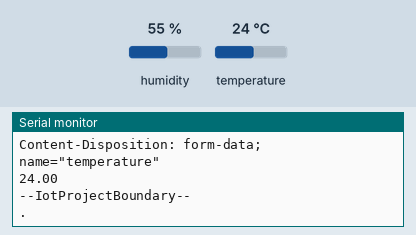
Recording of a sketch running on a simulated ESP32. Shown: the last lines printed to the serial monitor. The test bench sets the inputs (shaded band); at power-on: temperature 24 °C, humidity 55 %. WiFi joins after 1.5 s; servers stay silent unless stated; uploads are accepted with an empty reply; the camera gives no picture.

Above: at 3.4 s.
3.5 s: temperature set to 12 °C
At 4.5 s:
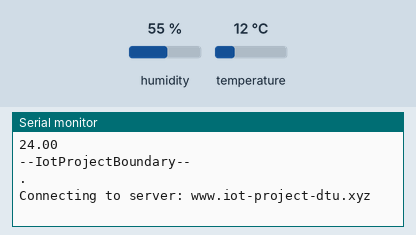
8.0 s: temperature set to 19 °C
At 9.9 s:
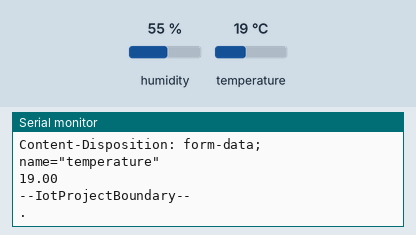
Timing chart, 0 to 11.4 s (numbered marks = the images above; inputs shaded):
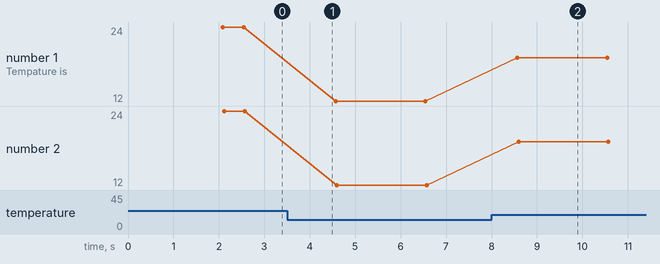

The sketch:

ESP32_CAM.ino
```cpp
// The following code was largely inspired by the guide on the following webpage: https://randomnerdtutorials.com/esp32-cam-http-post-php-arduino/

#include <Arduino.h>
#include <WiFi.h>
#include "soc/soc.h"
#include "soc/rtc_cntl_reg.h"
#include "esp_camera.h"
#include "DHT.h"

const char* ssid = "Johans iPhone";
const char* password = "********";

String serverName = "www.iot-project-dtu.xyz";
//String serverName = "example.com";

String serverPath = "/api/upload";
const int serverPort = 80;
WiFiClient client;

// CAMERA_MODEL_AI_THINKER
#define PWDN_GPIO_NUM     32
#define RESET_GPIO_NUM    -1
#define XCLK_GPIO_NUM      0
#define SIOD_GPIO_NUM     26
#define SIOC_GPIO_NUM     27

#define Y9_GPIO_NUM       35
#define Y8_GPIO_NUM       34
#define Y7_GPIO_NUM       39
#define Y6_GPIO_NUM       36
#define Y5_GPIO_NUM       21
#define Y4_GPIO_NUM       19
#define Y3_GPIO_NUM       18
#define Y2_GPIO_NUM        5
#define VSYNC_GPIO_NUM    25
#define HREF_GPIO_NUM     23
#define PCLK_GPIO_NUM     22


// Initialize DHT sensor.
const int DHTPin = 13;
#define DHTTYPE DHT11
DHT dht(DHTPin, DHTTYPE);

// Temporary variables
static char celsiusTemp[7];
static char fahrenheitTemp[7];
static char humidityTemp[7];
String temperature;
String prev = "0";

const int timerInterval = 2000;    // time between each HTTP POST image
unsigned long previousMillis = 0;   // last time image was sent

void setup() {
  WRITE_PERI_REG(RTC_CNTL_BROWN_OUT_REG, 0);
  Serial.begin(115200);

  dht.begin();
  WiFi.mode(WIFI_STA);
  Serial.println();
  Serial.print("Connecting to ");
  Serial.println(ssid);
  WiFi.begin(ssid, password);
  while (WiFi.status() != WL_CONNECTED) {
    Serial.print(".");
    delay(500);
  }
  Serial.println();
  Serial.print("ESP32-CAM IP Address: ");
  Serial.println(WiFi.localIP());

  camera_config_t config;
  config.ledc_channel = LEDC_CHANNEL_0;
  config.ledc_timer = LEDC_TIMER_0;
  config.pin_d0 = Y2_GPIO_NUM;
  config.pin_d1 = Y3_GPIO_NUM;
  config.pin_d2 = Y4_GPIO_NUM;
  config.pin_d3 = Y5_GPIO_NUM;
  config.pin_d4 = Y6_GPIO_NUM;
  config.pin_d5 = Y7_GPIO_NUM;
  config.pin_d6 = Y8_GPIO_NUM;
  config.pin_d7 = Y9_GPIO_NUM;
  config.pin_xclk = XCLK_GPIO_NUM;
  config.pin_pclk = PCLK_GPIO_NUM;
  config.pin_vsync = VSYNC_GPIO_NUM;
  config.pin_href = HREF_GPIO_NUM;
  config.pin_sscb_sda = SIOD_GPIO_NUM;
  config.pin_sscb_scl = SIOC_GPIO_NUM;
  config.pin_pwdn = PWDN_GPIO_NUM;
  config.pin_reset = RESET_GPIO_NUM;
  config.xclk_freq_hz = 20000000;
  config.pixel_format = PIXFORMAT_JPEG;

  // init with high specs to pre-allocate larger buffers
  if (psramFound()) {
    config.frame_size = FRAMESIZE_SVGA;
    config.jpeg_quality = 10;  //0-63 lower number means higher quality
    config.fb_count = 2;
  } else {
    config.frame_size = FRAMESIZE_CIF;
    config.jpeg_quality = 12;  //0-63 lower number means higher quality
    config.fb_count = 1;
  }

  // camera init
  esp_err_t err = esp_camera_init(&config);
  if (err != ESP_OK) {
    Serial.printf("Camera init failed with error 0x%x", err);
    delay(1000);
    ESP.restart();
  }

  sendPhoto();
}

void loop() {
  unsigned long currentMillis = millis();
  if (currentMillis - previousMillis >= timerInterval) {
    sendPhoto();

    previousMillis = currentMillis;
  }
}

String sendPhoto() {
  String getAll;
  String getBody;

  camera_fb_t * fb = NULL;
  fb = esp_camera_fb_get();
  if (!fb) {
    Serial.println("Camera capture failed");
    delay(1000);
    ESP.restart();
  }

  Serial.println("Connecting to server: " + serverName);
  if (client.connect(serverName.c_str(), serverPort)) {
    Serial.println("Connection successful!");
    float h = dht.readHumidity();
    // Read temperature as Celsius (the default)
    float tempC = dht.readTemperature();
    // Check if we actually got a value:
    if (isnan(h) || isnan(tempC)) {
      Serial.println("Failed to read from DHT sensor!");
      temperature = prev;

    }
    else {
      // send the value of tempC to server.
      Serial.println("Tempature is: " + String(tempC));
      temperature = String(tempC);
      prev = temperature;
    }
    String head = "--IotProjectBoundary\r\nContent-Disposition: form-data; name=\"file\"; filename=\"esp32-cam.jpg\"\r\nContent-Type: image/jpeg\r\n\r\n";
    String head2 = "\r\n--IotProjectBoundary\r\nContent-Disposition: form-data; name=\"temperature\"\r\n\r\n";
    String tail = "\r\n--IotProjectBoundary--\r\n";

    uint32_t imageLen = fb->len;
    uint32_t extraLen = head.length() + head2.length() + temperature.length() + tail.length();
    uint32_t totalLen = imageLen + extraLen;
    // client.println("Authorization: cbbf4f06-7c95-41ad-a010-ee277b4713bf");

    client.println("POST " + serverPath + " HTTP/1.1");
    client.println("Host: " + serverName);
    client.println("Content-Length: " + String(totalLen));
    client.println("Content-Type: multipart/form-data; boundary=IotProjectBoundary");
    client.println();
    client.print(head);

    Serial.println("POST " + serverPath + " HTTP/1.1");
    Serial.println("Host: " + serverName);
    Serial.println("Content-Length: " + String(totalLen));
    Serial.println("Content-Type: multipart/form-data; boundary=IotProjectBoundary");
    Serial.println();
    Serial.print(head);

    uint8_t *fbBuf = fb->buf;
    size_t fbLen = fb->len;
    for (size_t n = 0; n < fbLen; n = n + 1024) {
      if (n + 1024 < fbLen) {
        client.write(fbBuf, 1024);
        fbBuf += 1024;
      }
      else if (fbLen % 1024 > 0) {
        size_t remainder = fbLen % 1024;
        client.write(fbBuf, remainder);
      }
    }
    Serial.print("Data");
    Serial.print(head2);
    Serial.print(temperature);
    Serial.print(tail);
    client.print(head2);
    client.print(temperature);
    client.print(tail);

    esp_camera_fb_return(fb);

    int timoutTimer = 10000;
    long startTimer = millis();
    boolean state = false;

    while ((startTimer + timoutTimer) > millis()) {
      Serial.print(".");
      delay(100);
      while (client.available()) {
        char c = client.read();
        if (c == '\n') {
          if (getAll.length() == 0) {
            state = true;
          }
          getAll = "";
        }
        else if (c != '\r') {
          getAll += String(c);
        }
        if (state == true) {
          getBody += String(c);
        }
        startTimer = millis();
      }
      if (getBody.length() > 0) {
        break;
      }
    }
    Serial.println();
    client.stop();
    Serial.println(getBody);
  }
  else {
    getBody = "Connection to " + serverName +  " failed.";
    Serial.println(getBody);
  }

  return getBody;


}
```

Measured:
- after the input at 8.0 s, the serial monitor: prints a new line after 0.57 s (image 2)
- plotted number 1: 24 → 12 after the input at 3.5 s, 12 → 19 after the input at 8.0 s
- plotted number 2: 24 → 12 after the input at 3.5 s, 12 → 19 after the input at 8.0 s
